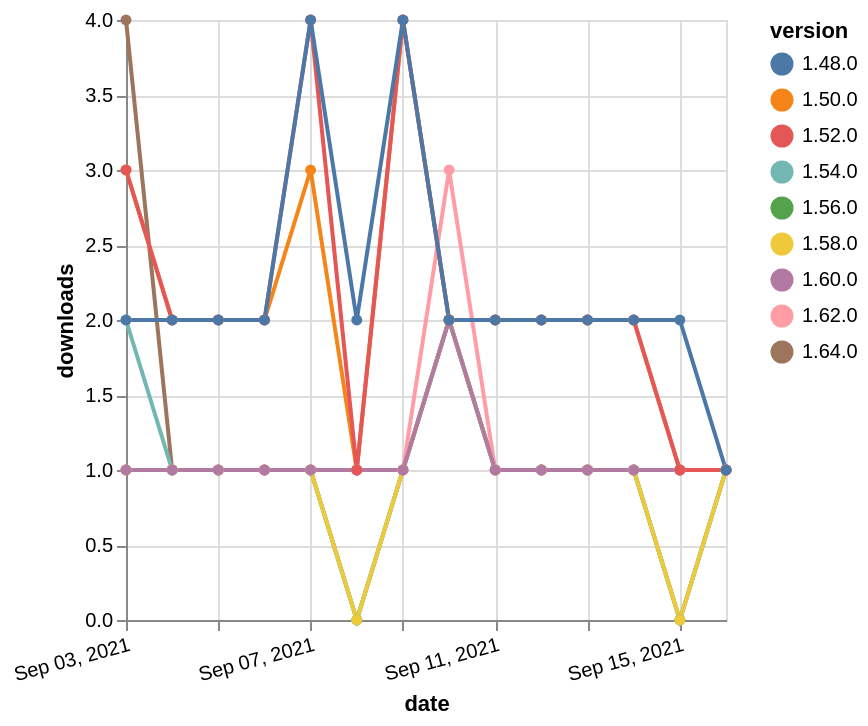

Vega-Lite specification stored for this chart:
### Vega-Lite specification from a JSON file in a GitHub repository (floating-point values rounded to 4 significant figures)
{"$schema": "https://vega.github.io/schema/vega-lite/v5.json", "description": "A simple bar chart with embedded data.", "data": {"values": [{"date": "2021-09-03", "total": 197, "delta": 1, "version": "1.56.0"}, {"date": "2021-09-04", "total": 198, "delta": 1, "version": "1.56.0"}, {"date": "2021-09-05", "total": 199, "delta": 1, "version": "1.56.0"}, {"date": "2021-09-06", "total": 200, "delta": 1, "version": "1.56.0"}, {"date": "2021-09-07", "total": 201, "delta": 1, "version": "1.56.0"}, {"date": "2021-09-08", "total": 201, "delta": 0, "version": "1.56.0"}, {"date": "2021-09-09", "total": 202, "delta": 1, "version": "1.56.0"}, {"date": "2021-09-10", "total": 204, "delta": 2, "version": "1.56.0"}, {"date": "2021-09-11", "total": 205, "delta": 1, "version": "1.56.0"}, {"date": "2021-09-12", "total": 206, "delta": 1, "version": "1.56.0"}, {"date": "2021-09-13", "total": 207, "delta": 1, "version": "1.56.0"}, {"date": "2021-09-14", "total": 208, "delta": 1, "version": "1.56.0"}, {"date": "2021-09-15", "total": 208, "delta": 0, "version": "1.56.0"}, {"date": "2021-09-16", "total": 209, "delta": 1, "version": "1.56.0"}, {"date": "2021-09-03", "total": 121, "delta": 4, "version": "1.64.0"}, {"date": "2021-09-04", "total": 122, "delta": 1, "version": "1.64.0"}, {"date": "2021-09-05", "total": 123, "delta": 1, "version": "1.64.0"}, {"date": "2021-09-06", "total": 124, "delta": 1, "version": "1.64.0"}, {"date": "2021-09-07", "total": 125, "delta": 1, "version": "1.64.0"}, {"date": "2021-09-08", "total": 126, "delta": 1, "version": "1.64.0"}, {"date": "2021-09-09", "total": 127, "delta": 1, "version": "1.64.0"}, {"date": "2021-09-10", "total": 129, "delta": 2, "version": "1.64.0"}, {"date": "2021-09-11", "total": 130, "delta": 1, "version": "1.64.0"}, {"date": "2021-09-12", "total": 131, "delta": 1, "version": "1.64.0"}, {"date": "2021-09-13", "total": 132, "delta": 1, "version": "1.64.0"}, {"date": "2021-09-14", "total": 133, "delta": 1, "version": "1.64.0"}, {"date": "2021-09-15", "total": 134, "delta": 1, "version": "1.64.0"}, {"date": "2021-09-16", "total": 135, "delta": 1, "version": "1.64.0"}, {"date": "2021-09-03", "total": 238, "delta": 2, "version": "1.54.0"}, {"date": "2021-09-04", "total": 239, "delta": 1, "version": "1.54.0"}, {"date": "2021-09-05", "total": 240, "delta": 1, "version": "1.54.0"}, {"date": "2021-09-06", "total": 241, "delta": 1, "version": "1.54.0"}, {"date": "2021-09-07", "total": 242, "delta": 1, "version": "1.54.0"}, {"date": "2021-09-08", "total": 242, "delta": 0, "version": "1.54.0"}, {"date": "2021-09-09", "total": 243, "delta": 1, "version": "1.54.0"}, {"date": "2021-09-10", "total": 245, "delta": 2, "version": "1.54.0"}, {"date": "2021-09-11", "total": 246, "delta": 1, "version": "1.54.0"}, {"date": "2021-09-12", "total": 247, "delta": 1, "version": "1.54.0"}, {"date": "2021-09-13", "total": 248, "delta": 1, "version": "1.54.0"}, {"date": "2021-09-14", "total": 249, "delta": 1, "version": "1.54.0"}, {"date": "2021-09-15", "total": 249, "delta": 0, "version": "1.54.0"}, {"date": "2021-09-16", "total": 250, "delta": 1, "version": "1.54.0"}, {"date": "2021-09-03", "total": 177, "delta": 1, "version": "1.58.0"}, {"date": "2021-09-04", "total": 178, "delta": 1, "version": "1.58.0"}, {"date": "2021-09-05", "total": 179, "delta": 1, "version": "1.58.0"}, {"date": "2021-09-06", "total": 180, "delta": 1, "version": "1.58.0"}, {"date": "2021-09-07", "total": 181, "delta": 1, "version": "1.58.0"}, {"date": "2021-09-08", "total": 181, "delta": 0, "version": "1.58.0"}, {"date": "2021-09-09", "total": 182, "delta": 1, "version": "1.58.0"}, {"date": "2021-09-10", "total": 184, "delta": 2, "version": "1.58.0"}, {"date": "2021-09-11", "total": 185, "delta": 1, "version": "1.58.0"}, {"date": "2021-09-12", "total": 186, "delta": 1, "version": "1.58.0"}, {"date": "2021-09-13", "total": 187, "delta": 1, "version": "1.58.0"}, {"date": "2021-09-14", "total": 188, "delta": 1, "version": "1.58.0"}, {"date": "2021-09-15", "total": 188, "delta": 0, "version": "1.58.0"}, {"date": "2021-09-16", "total": 189, "delta": 1, "version": "1.58.0"}, {"date": "2021-09-03", "total": 2563, "delta": 3, "version": "1.50.0"}, {"date": "2021-09-04", "total": 2565, "delta": 2, "version": "1.50.0"}, {"date": "2021-09-05", "total": 2567, "delta": 2, "version": "1.50.0"}, {"date": "2021-09-06", "total": 2569, "delta": 2, "version": "1.50.0"}, {"date": "2021-09-07", "total": 2572, "delta": 3, "version": "1.50.0"}, {"date": "2021-09-08", "total": 2573, "delta": 1, "version": "1.50.0"}, {"date": "2021-09-09", "total": 2577, "delta": 4, "version": "1.50.0"}, {"date": "2021-09-10", "total": 2579, "delta": 2, "version": "1.50.0"}, {"date": "2021-09-11", "total": 2581, "delta": 2, "version": "1.50.0"}, {"date": "2021-09-12", "total": 2583, "delta": 2, "version": "1.50.0"}, {"date": "2021-09-13", "total": 2585, "delta": 2, "version": "1.50.0"}, {"date": "2021-09-14", "total": 2587, "delta": 2, "version": "1.50.0"}, {"date": "2021-09-15", "total": 2588, "delta": 1, "version": "1.50.0"}, {"date": "2021-09-16", "total": 2589, "delta": 1, "version": "1.50.0"}, {"date": "2021-09-03", "total": 170, "delta": 1, "version": "1.62.0"}, {"date": "2021-09-04", "total": 171, "delta": 1, "version": "1.62.0"}, {"date": "2021-09-05", "total": 172, "delta": 1, "version": "1.62.0"}, {"date": "2021-09-06", "total": 173, "delta": 1, "version": "1.62.0"}, {"date": "2021-09-07", "total": 174, "delta": 1, "version": "1.62.0"}, {"date": "2021-09-08", "total": 175, "delta": 1, "version": "1.62.0"}, {"date": "2021-09-09", "total": 176, "delta": 1, "version": "1.62.0"}, {"date": "2021-09-10", "total": 179, "delta": 3, "version": "1.62.0"}, {"date": "2021-09-11", "total": 180, "delta": 1, "version": "1.62.0"}, {"date": "2021-09-12", "total": 181, "delta": 1, "version": "1.62.0"}, {"date": "2021-09-13", "total": 182, "delta": 1, "version": "1.62.0"}, {"date": "2021-09-14", "total": 183, "delta": 1, "version": "1.62.0"}, {"date": "2021-09-15", "total": 184, "delta": 1, "version": "1.62.0"}, {"date": "2021-09-16", "total": 185, "delta": 1, "version": "1.62.0"}, {"date": "2021-09-03", "total": 157, "delta": 1, "version": "1.60.0"}, {"date": "2021-09-04", "total": 158, "delta": 1, "version": "1.60.0"}, {"date": "2021-09-05", "total": 159, "delta": 1, "version": "1.60.0"}, {"date": "2021-09-06", "total": 160, "delta": 1, "version": "1.60.0"}, {"date": "2021-09-07", "total": 161, "delta": 1, "version": "1.60.0"}, {"date": "2021-09-08", "total": 162, "delta": 1, "version": "1.60.0"}, {"date": "2021-09-09", "total": 163, "delta": 1, "version": "1.60.0"}, {"date": "2021-09-10", "total": 165, "delta": 2, "version": "1.60.0"}, {"date": "2021-09-11", "total": 166, "delta": 1, "version": "1.60.0"}, {"date": "2021-09-12", "total": 167, "delta": 1, "version": "1.60.0"}, {"date": "2021-09-13", "total": 168, "delta": 1, "version": "1.60.0"}, {"date": "2021-09-14", "total": 169, "delta": 1, "version": "1.60.0"}, {"date": "2021-09-15", "total": 170, "delta": 1, "version": "1.60.0"}, {"date": "2021-09-16", "total": 171, "delta": 1, "version": "1.60.0"}, {"date": "2021-09-03", "total": 2470, "delta": 3, "version": "1.52.0"}, {"date": "2021-09-04", "total": 2472, "delta": 2, "version": "1.52.0"}, {"date": "2021-09-05", "total": 2474, "delta": 2, "version": "1.52.0"}, {"date": "2021-09-06", "total": 2476, "delta": 2, "version": "1.52.0"}, {"date": "2021-09-07", "total": 2480, "delta": 4, "version": "1.52.0"}, {"date": "2021-09-08", "total": 2481, "delta": 1, "version": "1.52.0"}, {"date": "2021-09-09", "total": 2485, "delta": 4, "version": "1.52.0"}, {"date": "2021-09-10", "total": 2487, "delta": 2, "version": "1.52.0"}, {"date": "2021-09-11", "total": 2489, "delta": 2, "version": "1.52.0"}, {"date": "2021-09-12", "total": 2491, "delta": 2, "version": "1.52.0"}, {"date": "2021-09-13", "total": 2493, "delta": 2, "version": "1.52.0"}, {"date": "2021-09-14", "total": 2495, "delta": 2, "version": "1.52.0"}, {"date": "2021-09-15", "total": 2496, "delta": 1, "version": "1.52.0"}, {"date": "2021-09-16", "total": 2497, "delta": 1, "version": "1.52.0"}, {"date": "2021-09-03", "total": 3118, "delta": 2, "version": "1.48.0"}, {"date": "2021-09-04", "total": 3120, "delta": 2, "version": "1.48.0"}, {"date": "2021-09-05", "total": 3122, "delta": 2, "version": "1.48.0"}, {"date": "2021-09-06", "total": 3124, "delta": 2, "version": "1.48.0"}, {"date": "2021-09-07", "total": 3128, "delta": 4, "version": "1.48.0"}, {"date": "2021-09-08", "total": 3130, "delta": 2, "version": "1.48.0"}, {"date": "2021-09-09", "total": 3134, "delta": 4, "version": "1.48.0"}, {"date": "2021-09-10", "total": 3136, "delta": 2, "version": "1.48.0"}, {"date": "2021-09-11", "total": 3138, "delta": 2, "version": "1.48.0"}, {"date": "2021-09-12", "total": 3140, "delta": 2, "version": "1.48.0"}, {"date": "2021-09-13", "total": 3142, "delta": 2, "version": "1.48.0"}, {"date": "2021-09-14", "total": 3144, "delta": 2, "version": "1.48.0"}, {"date": "2021-09-15", "total": 3146, "delta": 2, "version": "1.48.0"}, {"date": "2021-09-16", "total": 3147, "delta": 1, "version": "1.48.0"}]}, "width": "container", "mark": {"type": "line", "point": {"filled": true}}, "encoding": {"x": {"field": "date", "type": "temporal", "timeUnit": "yearmonthdate", "title": "date", "axis": {"labelAngle": -15}}, "y": {"field": "delta", "type": "quantitative", "title": "downloads"}, "color": {"field": "version", "type": "nominal"}, "tooltip": {"field": "delta"}}}
